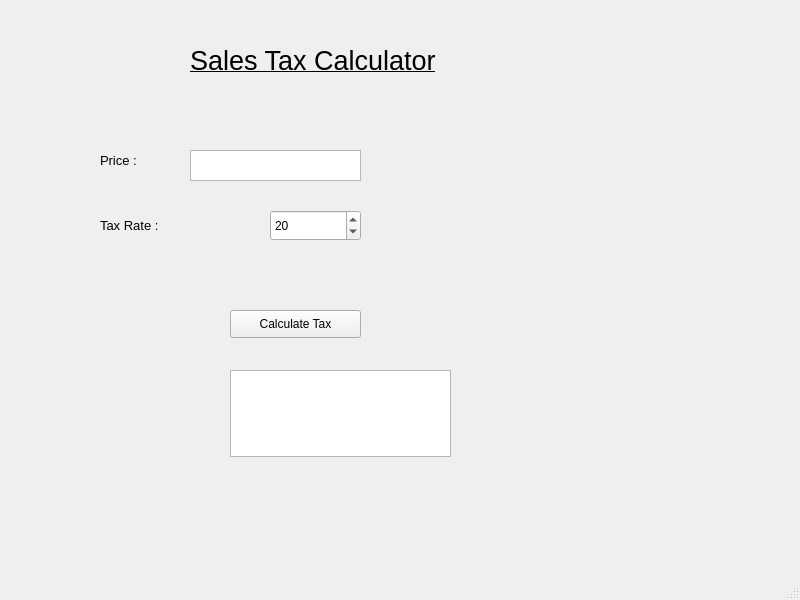
<?xml version="1.0" encoding="UTF-8"?>
<ui version="4.0">
 <class>MainWindow</class>
 <widget class="QMainWindow" name="MainWindow">
  <property name="geometry">
   <rect>
    <x>0</x>
    <y>0</y>
    <width>800</width>
    <height>600</height>
   </rect>
  </property>
  <property name="windowTitle">
   <string>MainWindow</string>
  </property>
  <widget class="QWidget" name="centralwidget">
   <widget class="QTextEdit" name="txtPrice">
    <property name="geometry">
     <rect>
      <x>190</x>
      <y>150</y>
      <width>171</width>
      <height>31</height>
     </rect>
    </property>
   </widget>
   <widget class="QLabel" name="lblPrice">
    <property name="geometry">
     <rect>
      <x>100</x>
      <y>150</y>
      <width>151</width>
      <height>21</height>
     </rect>
    </property>
    <property name="font">
     <font>
      <pointsize>10</pointsize>
     </font>
    </property>
    <property name="text">
     <string>Price :</string>
    </property>
   </widget>
   <widget class="QSpinBox" name="spnTaxRate">
    <property name="geometry">
     <rect>
      <x>270</x>
      <y>210</y>
      <width>91</width>
      <height>31</height>
     </rect>
    </property>
    <property name="value">
     <number>20</number>
    </property>
   </widget>
   <widget class="QLabel" name="lblTaxRate">
    <property name="geometry">
     <rect>
      <x>100</x>
      <y>210</y>
      <width>81</width>
      <height>31</height>
     </rect>
    </property>
    <property name="font">
     <font>
      <pointsize>10</pointsize>
     </font>
    </property>
    <property name="text">
     <string>Tax Rate :</string>
    </property>
   </widget>
   <widget class="QPushButton" name="btnOk">
    <property name="geometry">
     <rect>
      <x>230</x>
      <y>310</y>
      <width>131</width>
      <height>28</height>
     </rect>
    </property>
    <property name="text">
     <string>Calculate Tax</string>
    </property>
   </widget>
   <widget class="QTextEdit" name="txtResult">
    <property name="geometry">
     <rect>
      <x>230</x>
      <y>370</y>
      <width>221</width>
      <height>87</height>
     </rect>
    </property>
   </widget>
   <widget class="QLabel" name="label">
    <property name="geometry">
     <rect>
      <x>190</x>
      <y>40</y>
      <width>321</width>
      <height>41</height>
     </rect>
    </property>
    <property name="font">
     <font>
      <pointsize>20</pointsize>
      <underline>true</underline>
     </font>
    </property>
    <property name="text">
     <string>Sales Tax Calculator</string>
    </property>
   </widget>
  </widget>
  <widget class="QMenuBar" name="menubar">
   <property name="geometry">
    <rect>
     <x>0</x>
     <y>0</y>
     <width>800</width>
     <height>26</height>
    </rect>
   </property>
  </widget>
  <widget class="QStatusBar" name="statusbar"/>
 </widget>
 <resources/>
 <connections/>
</ui>
